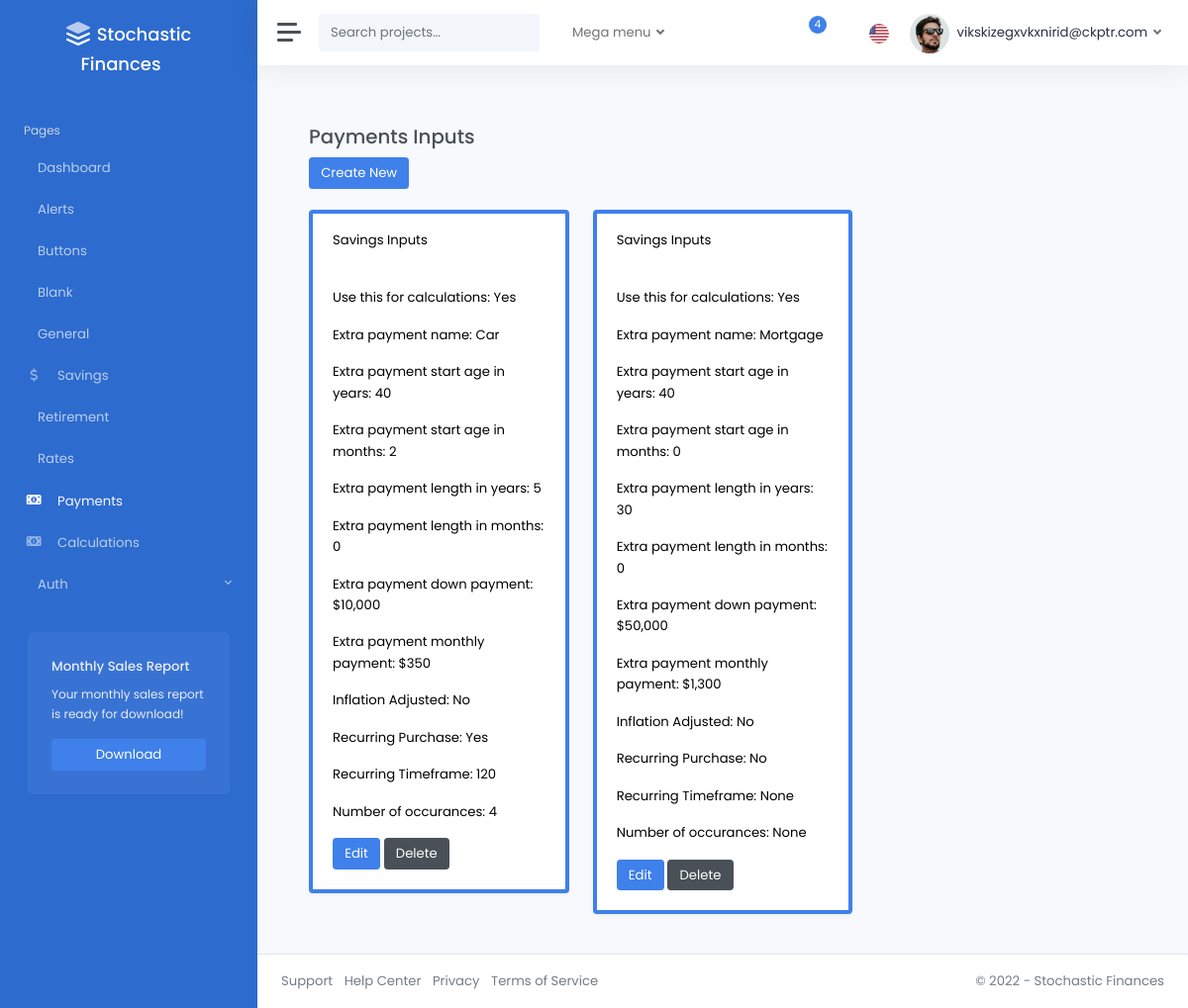
Screenshot of /payments/ (signed in) with the database file from the repository.
### accounts/models.py (models this page shows, shortened)
class CustomUser(AbstractUser):
    pass

### pages/models.py (models this page shows)
class PaymentsInputsModel(models.Model):
    is_active = models.BooleanField(default=False)
    pmt_name = models.CharField(max_length=100, null=True, blank=True)
    pmt_start_age_yrs = models.IntegerField(
        null=True, blank=True, validators=[validate_pmt_start_age_yrs]
    )
    pmt_start_age_mos = models.IntegerField(
        null=True, blank=True, validators=[validate_range_age_mos]
    )
    pmt_length_yrs = models.IntegerField(
        null=True, blank=True, validators=[validate_pmt_length_yrs]
    )
    pmt_length_mos = models.IntegerField(
        null=True, blank=True, validators=[validate_range_age_mos]
    )
    down_pmt = models.FloatField(
        null=True, blank=True, validators=[validate_down_pmt, decimal_validator]
    )
    reg_pmt_amt = models.FloatField(
        null=True,
        blank=True,
    )
    pmt_freq_mos = models.IntegerField(null=True, blank=True)
    inflation_adj = models.BooleanField(default=False)
    recurring_purchase = models.BooleanField(default=False)
    recurring_timeframe = models.IntegerField(null=True, blank=True)
    recurring_length = models.IntegerField(null=True, blank=True)
    created_by = models.ForeignKey(
        CustomUser,
        related_name="payments_inputs",
        on_delete=models.CASCADE,
        null=True,
        blank=True,
    )
    modified_at = models.DateTimeField(auto_now=True)
    class Meta:
        verbose_name_plural = "Payments_Inputs"

### pages/views.py (the view)
@login_required
def payments_inputs_dashboard(request):
    payments_inputs_models = PaymentsInputsModel.objects.filter(created_by=request.user)
    return render(
        request,
        "pages/payments_inputs.html",
        {"payments_inputs": payments_inputs_models},
    )

### templates/pages/payments_inputs.html (shortened to what this page needs)
{% extends 'layouts/_base.html' %}
{% load static %}
{% block content %}
<div class="container">
    <br />
    <h3>Payments Inputs</h3>
    <div>
        <a href="{% url 'payments_inputs_create'%}" class="btn btn-primary">Create New</a>
    </div>
<br />
<div class="row">
    {% for item in payments_inputs %}
        <div class="col-md-4">
            <div class="card shadow {% if item.is_active %}border-primary{% else %}border-dark{% endif %} mb-3 text-black" style="border-width: {% if item.is_active %}4px{% else %}3px{% endif %};">
                <div class="card-header">Savings Inputs</div>
                <div class="card-body">
                    <p class="card-text">Use this for calculations: {{ item.is_active|yesno|title }}</p>
                    <p class="card-text">Extra payment name: {{ item.pmt_name|title }}</p>
                    <p class="card-text">Extra payment start age in years: {{ item.pmt_start_age_yrs }}</p>
                    <p class="card-text">Extra payment start age in months: {{ item.pmt_start_age_mos}}</p>
                    <p class="card-text">Extra payment length in years: {{ item.pmt_length_yrs}}</p>
                    <p class="card-text">Extra payment length in months: {{ item.pmt_length_mos }}</p>
                    <p class="card-text">Extra payment down payment: ${{ item.down_pmt|floatformat:"0g" }}</p>
                    <p class="card-text">Extra payment monthly payment: ${{ item.reg_pmt_amt|floatformat:"0g" }}</p>
                    <p class="card-text">Inflation Adjusted: {{ item.inflation_adj|yesno|title }}</p>
                    <p class="card-text">Recurring Purchase: {{ item.recurring_purchase|yesno|title }}</p>
                    <p class="card-text">Recurring Timeframe: {{item.recurring_timeframe }}</p>
                    <p class="card-text">Number of occurances: {{item.recurring_length }}</p>
                    <a href="{% url 'payments_inputs_edit' item.id %}" class="btn btn-primary">Edit</a>
                    <a href="{% url 'payments_inputs_delete' item.id %}" class="btn btn-secondary">Delete</a>
                  </div>
                </div>
              </div>
            {% endfor %}
</div>
</div>
{% endblock %}

### templates/layouts/includes/navbar.html (shortened to what this page needs)
{% load static %}
<nav class="navbar navbar-expand navbar-light navbar-bg">
  <a class="sidebar-toggle">
    <i class="hamburger align-self-center"></i>
  </a>
  <form class="d-none d-sm-inline-block">
    <div class="input-group input-group-navbar">
      <input type="text" class="form-control" placeholder="Search projects…" aria-label="Search">
      <button class="btn" type="button">
      </button>
    </div>
  </form>
  <ul class="navbar-nav">
    <li class="nav-item px-2 dropdown">
      <a class="nav-link dropdown-toggle" href="#" id="servicesDropdown" role="button" data-bs-toggle="dropdown" aria-haspopup="true" aria-expanded="false">
        Mega menu
      </a>
    </li>
  </ul>
  <div class="navbar-collapse collapse">
    <ul class="navbar-nav navbar-align">
      <li class="nav-item dropdown">
        <a class="nav-icon dropdown-toggle" href="#" id="messagesDropdown" data-bs-toggle="dropdown">
          <div class="position-relative">
            <span class="indicator">4</span>
          </div>
        </a>
      </li>
      <li class="nav-item dropdown">
        <a class="nav-icon dropdown-toggle" href="#" id="alertsDropdown" data-bs-toggle="dropdown">
        </a>
      </li>
      <li class="nav-item dropdown">
        <a class="nav-flag dropdown-toggle" href="#" id="languageDropdown" data-bs-toggle="dropdown">
          <img src="{% static 'img/flags/us.png' %}" alt="English" />
        </a>
      </li>
      {% if user.is_authenticated %}
        <li class="nav-item dropdown">
          <a class="nav-link dropdown-toggle d-none d-sm-inline-block" href="#" data-bs-toggle="dropdown">
            <img src="{% static 'img/avatars/avatar.jpg' %}" class="avatar img-fluid rounded-circle me-1" alt="{{ user.email }}" /> <span class="text-dark">{{ user.email }}</span>
          </a>
        </li>
      {% else %}
        <li class="nav-item">
          <a class="nav-link" href="{% url 'account_login' %}">Sign In <i class="ml-2" data-feather="log-in"></i></a>
        </li>
      {% endif %}
    </ul>
  </div>
</nav>

### rows the page displays
CustomUser: email "vikskizegxvkxnirid@ckptr.com"
PaymentsInputsModel: is_active "Yes", pmt_name "Car", pmt_start_age_yrs "40", pmt_start_age_mos "2", pmt_length_yrs "5", pmt_length_mos "0", down_pmt "10,000", reg_pmt_amt "350", inflation_adj "No", recurring_purchase "Yes", recurring_timeframe "120", recurring_length "4"
PaymentsInputsModel: is_active "Yes", pmt_name "Mortgage", pmt_start_age_yrs "40", pmt_start_age_mos "0", pmt_length_yrs "30", pmt_length_mos "0", down_pmt "50,000", reg_pmt_amt "1,300", inflation_adj "No", recurring_purchase "No", recurring_timeframe "None", recurring_length "None"
